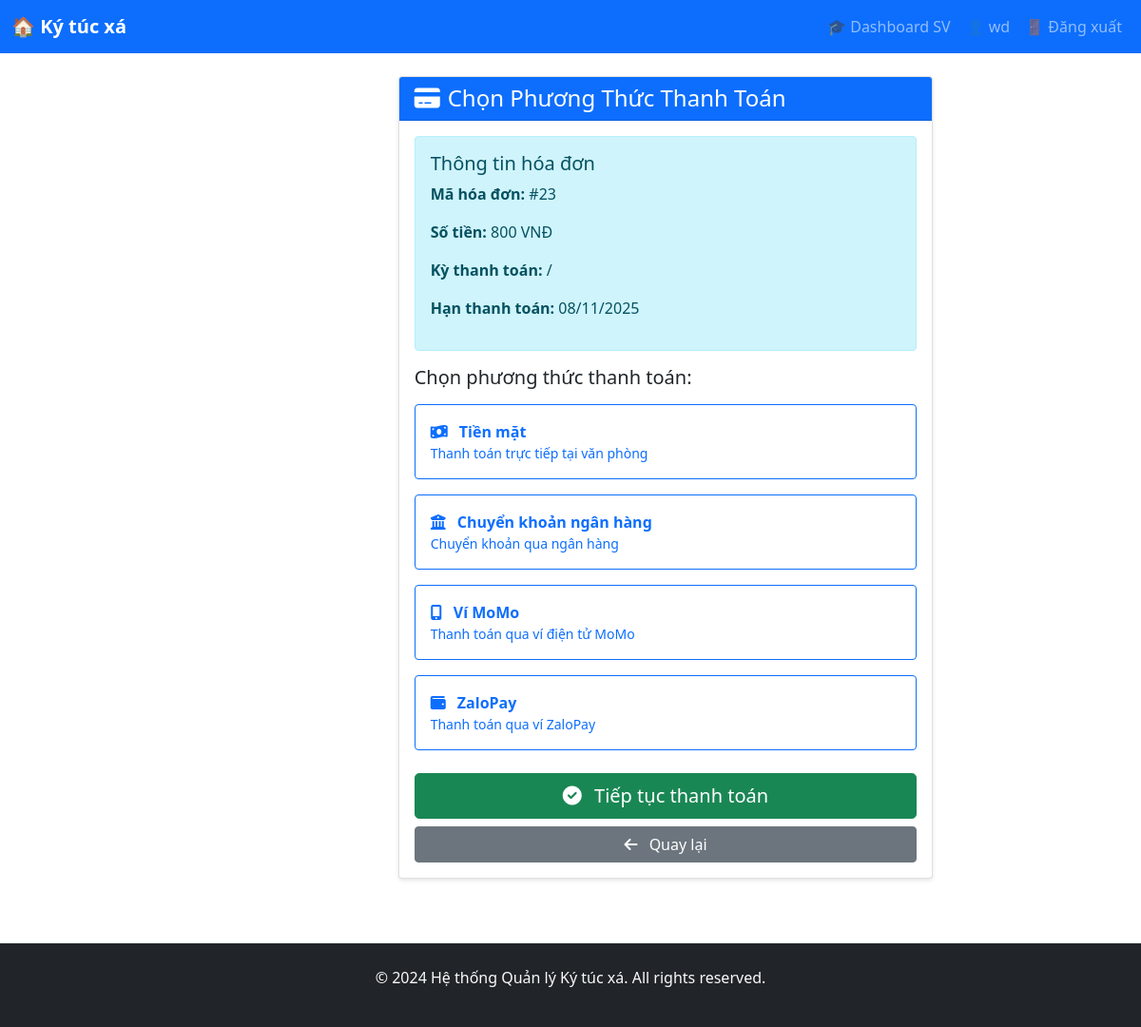
The page /payments/student/process/23/ (signed in) on the database its author committed.
### accounts/models.py (models this page shows, shortened)
class CustomUser(AbstractUser):
    USER_TYPE_CHOICES = (
        ('student', 'Sinh viên'),
        ('manager', 'Quản lý'),
        ('staff', 'Nhân viên'),
    )
    user_type = models.CharField(max_length=10, choices=USER_TYPE_CHOICES, default='student')
    phone = models.CharField(max_length=15, blank=True)
    address = models.TextField(blank=True)
    date_of_birth = models.DateField(null=True, blank=True)
    avatar = models.ImageField(upload_to='avatars/', null=True, blank=True)

### payment/models.py (models this page shows, shortened)
class Payment(models.Model):
    PAYMENT_METHODS = (
        ('cash', 'Tiền mặt'),
        ('bank_transfer', 'Chuyển khoản'),
        ('momo', 'Ví MoMo'),
        ('zalopay', 'ZaloPay'),
    )
    PAYMENT_CHOICES = (
        ('room', 'Tiền phòng'),
        ('electric', 'Tiền điện'),
        ('water', 'Tiền nước'),
    )
    STATUS_CHOICES = (
        ('pending', 'Chờ thanh toán'),
        ('paid', 'Đã thanh toán'),
        ('cancelled', 'Đã hủy'),
        ('failed', 'Thất bại'),
    )
    contract = models.ForeignKey(Contract, on_delete=models.CASCADE)
    student = models.ForeignKey(Student, on_delete=models.CASCADE, null=True, blank=True, related_name='payments')
    payment_type = models.CharField(max_length=20, choices=PAYMENT_CHOICES, default='room')
    amount = models.DecimalField(max_digits=12, decimal_places=0)
    payment_method = models.CharField(max_length=20, choices=PAYMENT_METHODS, default='cash')
    status = models.CharField(max_length=20, choices=STATUS_CHOICES, default='pending')
    due_date = models.DateField()
    paid_date = models.DateField(null=True, blank=True)
    transaction_id = models.CharField(max_length=100, blank=True)
    notes = models.TextField(blank=True)
    created_at = models.DateTimeField(auto_now_add=True)
    updated_at = models.DateTimeField(auto_now=True)

### payment/views.py (the view)
# urls.py: path('student/process/<int:payment_id>/', views.process_payment, name='process_payment'),
@login_required
def process_payment(request, payment_id):
    if request.user.user_type != 'student':
        return redirect('home')
    payment = get_object_or_404(Payment, id=payment_id, student__user=request.user)
    if payment.status == 'paid':
        messages.info(request, "Hóa đơn này đã được thanh toán!")
        return redirect('student_payments')
    context = {
        'payment': payment,
    }
    return render(request, 'payment/payment_method.html', context)

### payment/templates/payment/payment_method.html (shortened to what this page needs)
{% extends 'base.html' %}
{% block content %}
<div class="container">
    <div class="row justify-content-center">
        <div class="col-md-8">
            <div class="card">
                <div class="card-header bg-primary text-white">
                    <h4 class="mb-0"><i class="fas fa-credit-card me-2"></i>Chọn Phương Thức Thanh Toán</h4>
                </div>
                <div class="card-body">
                    <div class="alert alert-info">
                        <h5>Thông tin hóa đơn</h5>
                        <p><strong>Mã hóa đơn:</strong> #{{ payment.id }}</p>
                        <p><strong>Số tiền:</strong> {{ payment.amount|floatformat:0 }} VNĐ</p>
                        <p><strong>Kỳ thanh toán:</strong> {{ payment.month }}/{{ payment.year }}</p>
                        <p><strong>Hạn thanh toán:</strong> {{ payment.due_date|date:"d/m/Y" }}</p>
                    </div>
                    <form method="post" action="{% url 'select_payment_method' payment.id %}">
                        <h5 class="mb-3">Chọn phương thức thanh toán:</h5>
                        <div class="payment-methods">
                            <div class="method-option mb-3">
                                <label class="btn btn-outline-primary w-100 p-3 text-start" for="cash">
                                    <i class="fas fa-money-bill-wave me-2"></i>
                                    <strong>Tiền mặt</strong>
                                    <p class="mb-0 small">Thanh toán trực tiếp tại văn phòng</p>
                                </label>
                            </div>
                            <div class="method-option mb-3">
                                <label class="btn btn-outline-primary w-100 p-3 text-start" for="bank_transfer">
                                    <i class="fas fa-university me-2"></i>
                                    <strong>Chuyển khoản ngân hàng</strong>
                                    <p class="mb-0 small">Chuyển khoản qua ngân hàng</p>
                                </label>
                            </div>
                            <div class="method-option mb-3">
                                <label class="btn btn-outline-primary w-100 p-3 text-start" for="momo">
                                    <i class="fas fa-mobile-alt me-2"></i>
                                    <strong>Ví MoMo</strong>
                                    <p class="mb-0 small">Thanh toán qua ví điện tử MoMo</p>
                                </label>
                            </div>
                            <div class="method-option mb-3">
                                <label class="btn btn-outline-primary w-100 p-3 text-start" for="zalopay">
                                    <i class="fas fa-wallet me-2"></i>
                                    <strong>ZaloPay</strong>
                                    <p class="mb-0 small">Thanh toán qua ví ZaloPay</p>
                                </label>
                            </div>
                        </div>
                        <div class="d-grid gap-2 mt-4">
                            <button type="submit" class="btn btn-success btn-lg">
                                <i class="fas fa-check-circle me-2"></i>
                                Tiếp tục thanh toán
                            </button>
                            <a href="{% url 'student_payments' %}" class="btn btn-secondary">
                                <i class="fas fa-arrow-left me-2"></i>
                                Quay lại
                            </a>
                        </div>
                    </form>
                </div>
            </div>
        </div>
    </div>
</div>
{% endblock %}

### templates/base.html (shortened to what this page needs)
<!DOCTYPE html>
<html lang="vi">
  <head>
    <link
      href="https://cdn.jsdelivr.net/npm/bootstrap@5.1.3/dist/css/bootstrap.min.css"
      rel="stylesheet"
    />
    <link rel="stylesheet" href="https://cdnjs.cloudflare.com/ajax/libs/font-awesome/6.0.0/css/all.min.css">
  </head>
  <body>
    <nav class="navbar navbar-expand-lg navbar-dark bg-primary">
      <div class="container-fluid">
        <a class="navbar-brand" href="{% url 'home' %}">🏠 Ký túc xá</a>
        <div class="collapse navbar-collapse" id="navbarNav">
          <div class="navbar-nav ms-auto">
            {% if user.is_authenticated %}
              {% if user.user_type == 'student' %}
              <a class="nav-link" href="/student/dashboard/">🎓 Dashboard SV</a>
              <a class="nav-link" href="#">👤 {{ user.username }}</a>
              {% else %}
              <a class="nav-link" href="/dashboard/">📊 Dashboard</a>
              <a class="nav-link" href="/admin/">⚙️ Admin</a>
              <a class="nav-link" href="#">👤 {{ user.username }}</a>
              {% endif %}
              <a class="nav-link" href="/accounts/logout/">🚪 Đăng xuất</a>
            {% else %}
            <a class="nav-link" href="/accounts/login/">🔐 Đăng nhập SV</a>
            <a class="nav-link" href="/student/register/">📝 Đăng ký SV</a>
            <a class="nav-link" href="/admin/">⚙️ Quản lý</a>
            {% endif %}
          </div>
        </div>
      </div>
    </nav>
    <div class="container-fluid">
      <div class="row">
        <main class="col-md-9 ms-sm-auto col-lg-10 px-md-4">
          <div class="container mt-4">
            {% block content %}
            {% endblock %}
          </div>
        </main>
      </div>
    </div>
    <footer class="bg-dark text-light mt-5 py-4">
      <div class="container text-center">
        <p>&copy; 2024 Hệ thống Quản lý Ký túc xá. All rights reserved.</p>
      </div>
    </footer>
  </body>
</html>

### templates/base.html (style rules this page uses)
.navbar-brand { font-weight: bold; }
.card { box-shadow: 0 2px 4px rgba(0, 0, 0, 0.1); margin-bottom: 20px; }
.nav-link { color: #333; }

### rows shown on the page
CustomUser: username "wd"
Payment: id "23", amount "800", due_date "08/11/2025"
